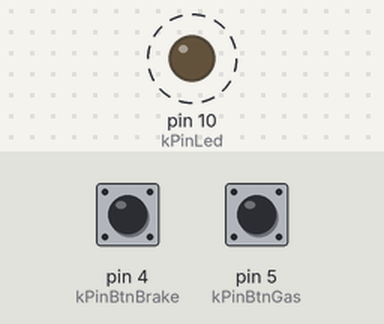
Recording of a sketch running on a simulated Arduino Uno, built with avr-gcc and run on an emulated ATmega328P. Shown: output pins drawn as LEDs (lit = HIGH). Dashed ring = blinking. The inputs (shaded band) are chosen by the test bench; at power-on: pin 5 (kPinBtnGas) HIGH, pin 4 (kPinBtnBrake) HIGH.

Above: at 0.92 s.
1.3 s: pin 5 (kPinBtnGas) pulled LOW for 1 s
At 1.33 s:
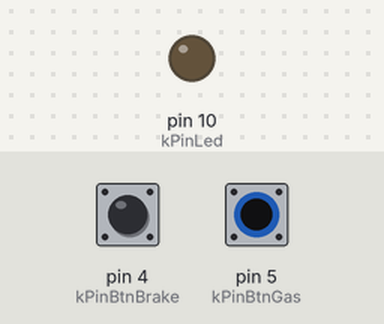
At 1.83 s:
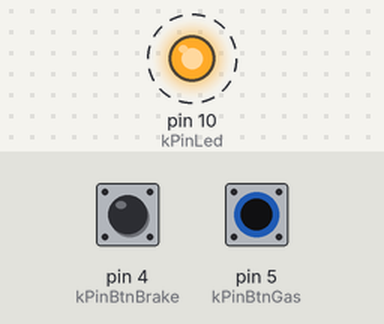
4.3 s: pin 4 (kPinBtnBrake) pulled LOW for 1 s
Timing chart, 0 to 13.3 s (numbered marks = the images above; inputs shaded):
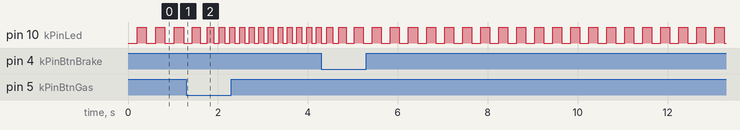

The sketch:

3_1_sketch.ino
```cpp
/*
    13518146 - Naufal Prima Yoriko
    EXERCISE 3.1 change interval with gas-brake button
*/

const int kMinInterval = 10;
const int kMaxInterval = 1500;
const int kPinBtnBrake = 4;
const int kPinBtnGas = 5;
const int kPinLed = 10;

long lastTime;
int interval = 200;
auto ledState = LOW;

void setup(){
    pinMode(kPinLed, OUTPUT);
    pinMode(kPinBtnBrake, INPUT);
    pinMode(kPinBtnGas, INPUT);

    digitalWrite(kPinBtnBrake, HIGH);
    digitalWrite(kPinBtnGas, HIGH);

    lastTime = millis();
}

void loop(){
    if(digitalRead(kPinBtnBrake) == LOW){
        interval++;
    }
    if(digitalRead(kPinBtnGas) == LOW){
        interval--;
    }

    interval = adjustValue(interval, kMinInterval, kMaxInterval);
    if(millis() > lastTime + interval){
        ledState = !ledState;
        digitalWrite(kPinLed, ledState);
        lastTime = millis();
    }

    delay(10); // give basic interval 3ms between loop
}

int adjustValue(int val, int mini, int maks){
    if (val > maks){
        val = maks;
    } else if (val < mini){
        val = mini;
    }

    return val;
}
```

Measured:
- after the input at 1.3 s, pin 10 (kPinLed): alternates HIGH for 0.11 s and LOW for 0.11 s, starting after 0.30 s
- by itself, pin 10 (kPinLed): alternates HIGH for 0.20 s and LOW for 0.21 s
